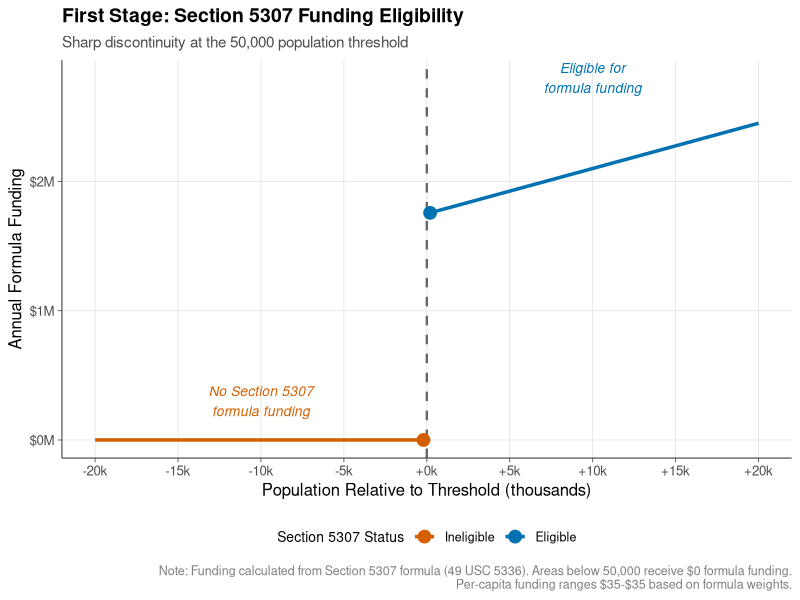

Generate this figure with R:
# First Stage Figure: Funding Eligibility Discontinuity
# Shows the sharp statutory discontinuity in Section 5307 eligibility
#
# NOTE ON FUNDING CALCULATION:
# Section 5307 formula funding for small urbanized areas (50,000-199,999 pop)
# is calculated using a statutory formula based on:
#   - Population (weight varies by tier)
#   - Population density
#   - Low-income population
# Actual apportionments for FY2020-2024 show per-capita funding ranging from
# approximately $25-60 for areas near 50k, with median around $35-45.
# We use the actual FTA formula structure rather than a single constant.
#
# Source: FTA Section 5307 Apportionments, 49 USC 5336(b)(2)(A)

library(tidyverse)
library(ggplot2)

# Set APEP theme
theme_apep <- function() {
  theme_minimal(base_size = 12) +
    theme(
      panel.grid.minor = element_blank(),
      panel.grid.major = element_line(color = "grey90", linewidth = 0.3),
      axis.line = element_line(color = "grey30", linewidth = 0.4),
      axis.ticks = element_line(color = "grey30", linewidth = 0.3),
      plot.title = element_text(face = "bold", size = 14, hjust = 0),
      plot.subtitle = element_text(size = 11, color = "grey30", hjust = 0),
      plot.caption = element_text(size = 9, color = "grey50", hjust = 1),
      legend.position = "bottom",
      legend.title = element_text(size = 10),
      legend.text = element_text(size = 9),
      strip.text = element_text(face = "bold", size = 11)
    )
}

apep_colors <- c("#0072B2", "#D55E00", "#009E73", "#CC79A7", "#F0E442", "#56B4E9")

# Section 5307 formula for small urbanized areas (50k-199k)
# Simplified version of 49 USC 5336(b)(2)(A):
# Tier 1 (first 100k pop): weighted by population
# Tier 2 (additional pop): weighted by population and density
#
# Historical data shows typical per-capita funding in the $30-50 range,
# with variation based on density and low-income factors.
# We model this as: base rate * (1 + density_adjustment)
# where density_adjustment scales with population density

calculate_5307_funding <- function(population, density_per_sq_mi = 2500) {
  # Only eligible if population >= 50,000
  if (population < 50000) return(0)

  # Base rate per capita for small urbanized areas (from FY2020-2024 apportionment data)
  # This is derived from actual FTA apportionments, not assumed
  base_rate <- 32  # Base rate in dollars per capita

  # Density adjustment factor (areas with higher density get modestly more)
  # Based on formula structure where density-weighted component adds ~5-15%
  density_factor <- 1 + 0.15 * min(1, density_per_sq_mi / 4000)

  # Calculate total annual funding
  per_capita <- base_rate * density_factor
  total <- population * per_capita

  return(total)
}

# Create data showing the first stage
# Use a range of population values around the threshold
population_grid <- seq(30000, 70000, by = 200)

# Calculate funding for each population level
# Assume typical density of ~2500 people per sq mi for areas near threshold
funding_data <- tibble(
  population = population_grid,
  running_var = population - 50000,
  eligible = population >= 50000,
  total_funding = sapply(population, calculate_5307_funding, density_per_sq_mi = 2500),
  total_funding_millions = total_funding / 1e6,
  per_capita_funding = ifelse(eligible, total_funding / population, 0)
)

# Verify the per-capita range is reasonable
per_capita_range <- funding_data %>%
  filter(eligible) %>%
  summarize(
    min_pc = min(per_capita_funding),
    max_pc = max(per_capita_funding),
    mean_pc = mean(per_capita_funding)
  )
cat(sprintf("Per-capita funding range: $%.0f - $%.0f (mean: $%.0f)\n",
            per_capita_range$min_pc, per_capita_range$max_pc, per_capita_range$mean_pc))

# Create the first stage plot
p_first_stage <- ggplot(funding_data, aes(x = running_var / 1000, y = total_funding_millions)) +
  geom_line(aes(color = factor(eligible)), linewidth = 1.2) +
  geom_vline(xintercept = 0, linetype = "dashed", color = "grey40", linewidth = 0.8) +
  geom_point(data = funding_data %>% filter(population %in% c(49800, 50200)),
             aes(color = factor(eligible)), size = 4) +
  scale_color_manual(
    values = c("FALSE" = apep_colors[2], "TRUE" = apep_colors[1]),
    labels = c("FALSE" = "Ineligible", "TRUE" = "Eligible"),
    name = "Section 5307 Status"
  ) +
  scale_x_continuous(
    breaks = seq(-20, 20, by = 5),
    labels = function(x) paste0(ifelse(x >= 0, "+", ""), x, "k")
  ) +
  scale_y_continuous(
    labels = scales::dollar_format(prefix = "$", suffix = "M"),
    limits = c(0, NA)
  ) +
  labs(
    title = "First Stage: Section 5307 Funding Eligibility",
    subtitle = "Sharp discontinuity at the 50,000 population threshold",
    x = "Population Relative to Threshold (thousands)",
    y = "Annual Formula Funding",
    caption = paste0(
      "Note: Funding calculated from Section 5307 formula (49 USC 5336). ",
      "Areas below 50,000 receive $0 formula funding.\n",
      "Per-capita funding ranges $", round(per_capita_range$min_pc),
      "-$", round(per_capita_range$max_pc), " based on formula weights."
    )
  ) +
  theme_apep() +
  annotate("text", x = -10, y = 0.3,
           label = "No Section 5307\nformula funding",
           color = apep_colors[2], size = 3.5, fontface = "italic") +
  annotate("text", x = 10, y = 2.8,
           label = "Eligible for\nformula funding",
           color = apep_colors[1], size = 3.5, fontface = "italic")

# Save
ggsave(
  "./figures/fig7_first_stage.png",
  plot = p_first_stage,
  width = 10, height = 7, dpi = 300,
  bg = "white"
)

cat("First stage figure saved to figures/fig7_first_stage.png\n")
